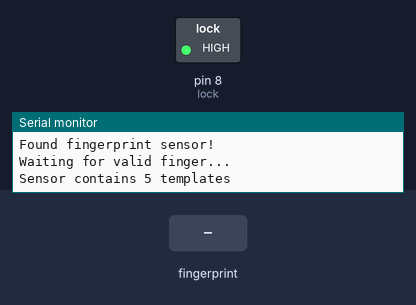
Bench run of a sketch on a simulated Arduino Uno, built with avr-gcc and run on an emulated ATmega328P. Parts: switched loads named in the sketch (green lamp = pin HIGH), the last lines printed to the serial monitor. The inputs (shaded band) are chosen by the test bench.

Above: at 2.3 s.
2.4 s: finger stored as number 1 placed on the sensor
At 3.7 s:
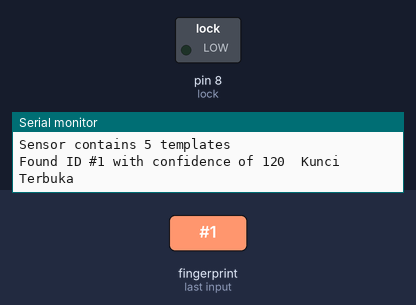
Timing chart, 0 to 9.3 s (numbered marks = the images above; inputs shaded):
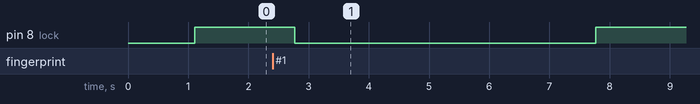

The sketch:

fingerprint.ino
```cpp
#include <SoftwareSerial.h>
#include <Adafruit_Fingerprint.h>

SoftwareSerial mySerial(2, 3);
SoftwareSerial bt(4, 5);
Adafruit_Fingerprint finger = Adafruit_Fingerprint(&mySerial);

const int lock = 8;
void setup(){
  Serial.begin(9600);
  while (!Serial);
  delay(100);
  Serial.println("\n\nAdafruit finger detect test");

  finger.begin(57600);
  delay(5);
  if (finger.verifyPassword()) {
    Serial.println("Found fingerprint sensor!");
  } else {
    Serial.println("Did not find fingerprint sensor :(");
    while (1) { delay(1); }
  }
  pinMode(lock, OUTPUT);
  digitalWrite(lock, HIGH);
  finger.getTemplateCount();

  if (finger.templateCount == 0) {
    Serial.print("Sensor doesn't contain any fingerprint data. Please run the 'enroll' example.");
  }
  else {
    Serial.println("Waiting for valid finger...");
      Serial.print("Sensor contains "); Serial.print(finger.templateCount); Serial.println(" templates");
  }
  bt.begin(9600);
}


void loop(){
  getFingerprintIDez();
  char dataHp = 0;
  if(bt.available()){
    dataHp = bt.read();
    if(dataHp == 'f'){
      buka();
    }
  }
  delay(100);
}

int getFingerprintIDez() {
  uint8_t p = finger.getImage();
  if (p != FINGERPRINT_OK){
    return -1;
  }

  p = finger.image2Tz();
  if (p != FINGERPRINT_OK){
    return -1;
  }

  p = finger.fingerFastSearch();
  if (p != FINGERPRINT_OK){
    return -1;
  }

  // found a match!
  Serial.print("Found ID #"); Serial.print(finger.fingerID);
  Serial.print(" with confidence of "); Serial.print(finger.confidence);
  buka();
  return finger.fingerID;
}

void buka(){
  digitalWrite(lock, LOW);
  Serial.println("\tKunci Terbuka");
  delay(5000);
  digitalWrite(lock, HIGH);
}
```

Measured:
- after the input at 2.4 s, pin 8 (lock): HIGH → LOW after 0.37 s, → HIGH 5.0 s later
